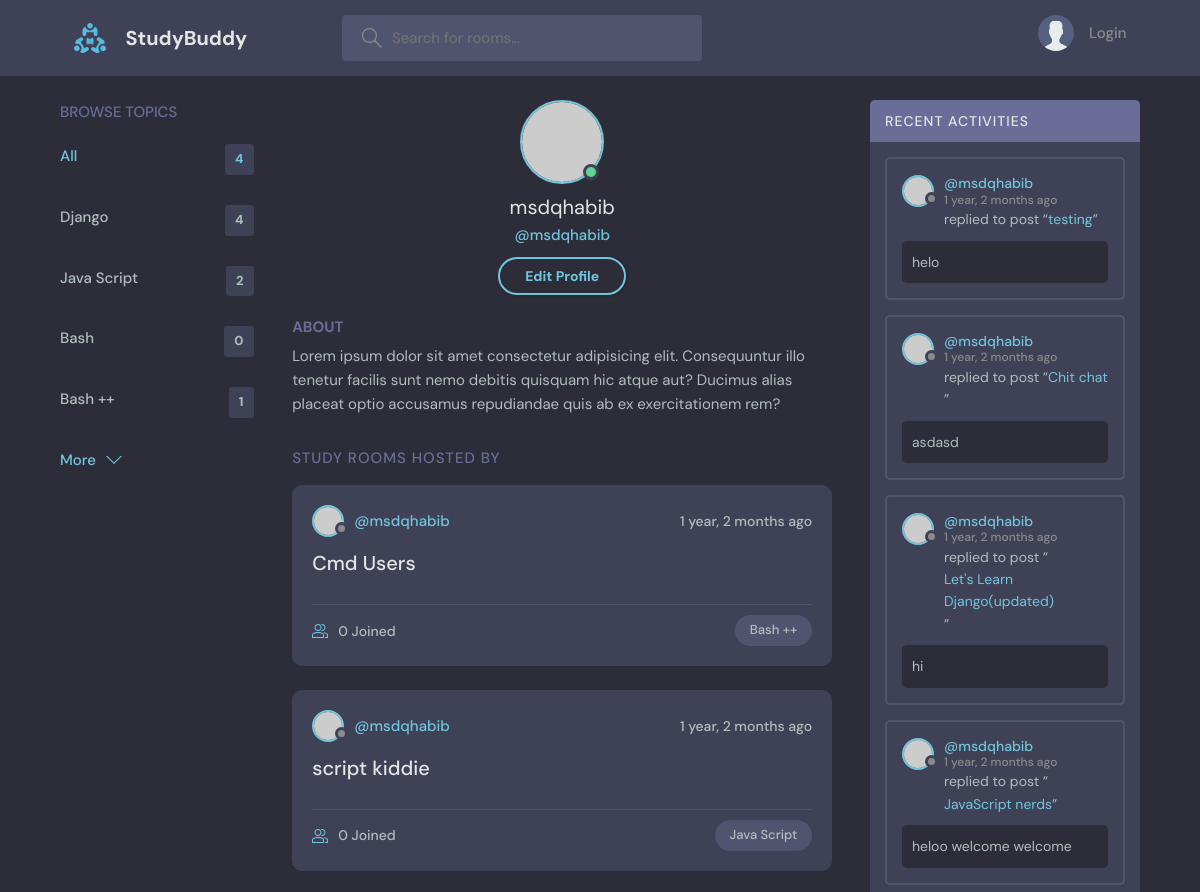
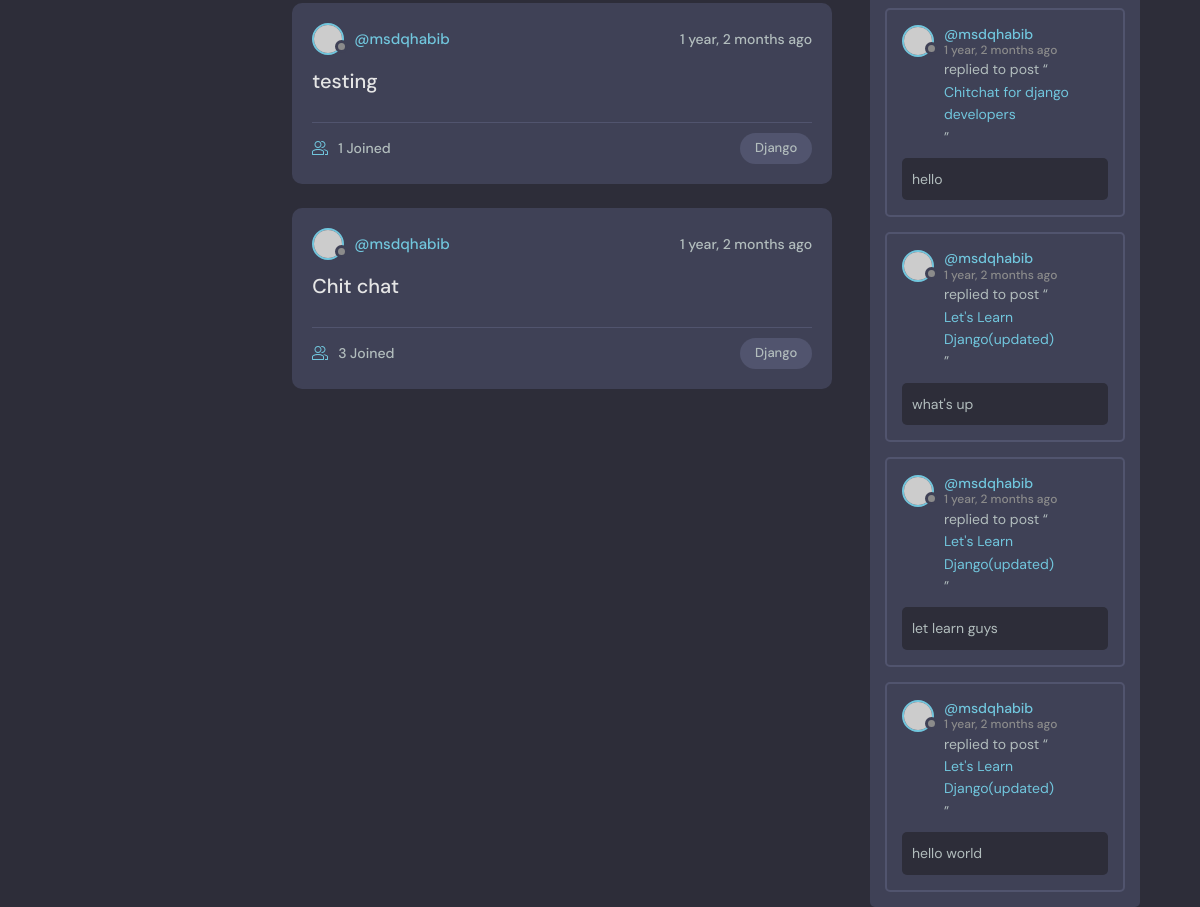
Page /profile/1/ on the committed database (2 pictures, top to bottom).
### base/models.py (models this page shows, shortened)
class Topic(models.Model):
    name = models.CharField(max_length=200)

class Room(models.Model):
    host = models.ForeignKey(User, on_delete=models.SET_NULL,null=True)
    topic = models.ForeignKey(Topic, on_delete=models.SET_NULL,null=True)
    name = models.CharField(max_length=200)
    description = models.TextField(null=True, blank=True)
    participants = models.ManyToManyField(User,related_name='participants',blank=True)
    updated = models.DateTimeField(auto_now=True)#it will take timestamp every single time
    created = models.DateTimeField(auto_now_add=True)#it will take timestamp on one time
    class Meta:
        ordering = ['-updated','-created']
    def __str__(self):
        return self.name

class Message(models.Model):
    user = models.ForeignKey(User, on_delete=models.CASCADE)
    room = models.ForeignKey(Room, on_delete=models.CASCADE)
    body = models.TextField()
    updated = models.DateTimeField(auto_now=True)#it will take timestamp every single time
    created = models.DateTimeField(auto_now_add=True)#it will take timestamp on one time
    class Meta:
        ordering = ['-updated','-created']

### base/views.py (the view)
# urls.py: path('profile/<str:pk>/', views.userProfile, name='user-profile'),
def userProfile(request,pk):
    user = User.objects.get(id=pk)
    topics = Topic.objects.all()
    rooms = user.room_set.all()
    room_message = user.message_set.all()
    context ={'user': user,
              'topics':topics,
              'rooms':rooms,
              'room_message':room_message,
              }
    return render(request, 'base/profile.html', context)

### base/templates/base/profile.html
{% extends 'base.html' %}
{% block content %}
  <main class="profile-page layout layout--3">
    <div class="container">
      {% include 'base/topics_component.html' %}
      <div class="roomList">
        <div class="profile">
          <div class="profile__avatar">
            <div class="avatar avatar--large active">
              <img src="https://randomuser.me/api/portraits/men/11.jpg" />
            </div>
          </div>
          <div class="profile__info">
            <h3>{{user.username}}</h3>
            <p>@{{user.username}}</p>
            <a href="edit-user.html" class="btn btn--main btn--pill">Edit Profile</a>
          </div>
          <div class="profile__about">
            <h3>About</h3>
            <p>
              Lorem ipsum dolor sit amet consectetur adipisicing elit. Consequuntur illo tenetur
              facilis sunt nemo debitis quisquam hic atque aut? Ducimus alias placeat optio
              accusamus repudiandae quis ab ex exercitationem rem?
            </p>
          </div>
        </div>
        <div class="roomList__header">
          <div>
            <h2>Study Rooms Hosted by {{host.username}}</a>
            </h2>
          </div>
        </div>
       {% include 'base/feed_component.html' %}
      </div>
      {% include 'base/activity_component.html'  %}
    </div>
  </main>
{% endblock %}

### templates/base.html (shortened to what this page needs)
{% load static %}
<!DOCTYPE html>
<html lang="en">
  <head>
    <link rel="stylesheet" href="{% static 'css/style.css' %}"" />
  </head>
  <body>
    {% include 'navbar.html' %}
    {% block content %}
    {% endblock %}
  </body>
</html>

### templates/navbar.html (shortened to what this page needs)
{% load static %}
<header class="header header--loggedIn">
    <div class="container">
      <a href="{% url 'home' %}" class="header__logo">
        <img src="{% static 'images/logo.svg' %}" />
        <h1>StudyBuddy</h1>
      </a>
      <form class="header__search" method="GET" action="{% url 'home' %}">
        <label>
          <input name="q" placeholder="Search for rooms..." />
        </label>
      </form>
      <nav class="header__menu">
      {% if request.user.is_authenticated %}
        <div class="header__user">
          <a href="profile.html">
            <div class="avatar avatar--medium active">
              <img src="https://randomuser.me/api/portraits/men/37.jpg" />
            </div>
            <p>{{request.user.username}} <span>@{{request.user.username}}</span></p>
          </a>
          <button class="dropdown-button">
            <svg version="1.1" xmlns="http://www.w3.org/2000/svg" width="32" height="32" viewBox="0 0 32 32">
              <title>chevron-down</title>
              <path d="M16 21l-13-13h-3l16 16 16-16h-3l-13 13z"></path>
            </svg>
          </button>
        </div>
        {% else %}
         <a href="{% url 'login' %}">
          <img src="{% static 'images/avatar.svg' %}" />
          <p>Login</p>
         </a>
        {% endif %}
      </nav>
    </div>
  </header>

### base/templates/base/topics_component.html
 <div class="topics">
  <div class="topics__header">
    <h2>Browse Topics</h2>
  </div>
  <ul class="topics__list">
    <li>
      <a href="{% url 'home' %}" class="active">All <span>{{topics.count}}</span></a>
    </li>
    {% for topic in topics %}
    <li>
      <a href="{% url 'home' %}?q={{topic.name}}">{{topic.name}} <span>{{topic.room_set.all.count}}</span></a>
    </li>
    {% endfor %}
  </ul>
  <a class="btn btn--link" href="topics.html">
    More
    <svg version="1.1" xmlns="http://www.w3.org/2000/svg" width="32" height="32" viewBox="0 0 32 32">
      <title>chevron-down</title>
      <path d="M16 21l-13-13h-3l16 16 16-16h-3l-13 13z"></path>
    </svg>
  </a>
</div>

### base/templates/base/feed_component.html (shortened to what this page needs)
{% for room in rooms %}
<div class="roomListRoom">
    <div class="roomListRoom__header">
      <a href="{% url 'user-profile' room.host.id %}" class="roomListRoom__author">
        <div class="avatar avatar--small">
          <img src="https://randomuser.me/api/portraits/women/11.jpg" />
        </div>
        <span>@{{room.host.username}}</span>
      </a>
      <div class="roomListRoom__actions">
        <span>{{room.created|timesince}} ago</span>
      </div>
    </div>
    <div class="roomListRoom__content">
      <a href="{% url 'room' room.id %}">{{room.name}}</a>
    </div>
    <div class="roomListRoom__meta">
      <a href="{% url 'room' room.id %}" class="roomListRoom__joined">
        {{room.participants.all.count}} Joined
      </a>
      <p class="roomListRoom__topic">{{room.topic.name}}</p>
    </div>
  </div>
{% endfor %}

### base/templates/base/activity_component.html (shortened to what this page needs)
<div class="activities">
  <div class="activities__header">
    <h2>Recent Activities</h2>
  </div>
  {% for message in room_message %}
  <div class="activities__box">
    <div class="activities__boxHeader roomListRoom__header">
      <a href="{% url 'user-profile' message.user.id %}" class="roomListRoom__author">
        <div class="avatar avatar--small">
          <img src="https://randomuser.me/api/portraits/women/11.jpg" />
        </div>
        <p>
          @{{message.user}}
          <span>{{message.created|timesince}} ago</span>
        </p>
      </a>
    </div>
    <div class="activities__boxContent">
      <p>replied to post “<a href="{% url 'room' message.room.id %}">{{message.room}}</a>”</p>
      <div class="activities__boxRoomContent">
        {{message.body}}
      </div>
    </div>
  </div>
{% endfor %}
</div>

### rows in the picture
Topic: name "Django", room_set.all.count "4"
Topic: name "Java Script", room_set.all.count "2"
Topic: name "Bash", room_set.all.count "0"
Topic: name "Bash ++", room_set.all.count "1"
Room: host.username "msdqhabib", created "1 year, 2 months", name "Cmd Users", participants.all.count "0", topic.name "Bash ++"
Room: host.username "msdqhabib", created "1 year, 2 months", name "script kiddie", participants.all.count "0", topic.name "Java Script"
Room: host.username "msdqhabib", created "1 year, 2 months", name "testing", participants.all.count "1", topic.name "Django"
Room: host.username "msdqhabib", created "1 year, 2 months", name "Chit chat", participants.all.count "3", topic.name "Django"
Message: user "msdqhabib", created "1 year, 2 months", room "testing", body "helo"
Message: user "msdqhabib", created "1 year, 2 months", room "Chit chat", body "asdasd"
Message: user "msdqhabib", created "1 year, 2 months", room "Let's Learn Django(updated)", body "hi"
Message: user "msdqhabib", created "1 year, 2 months", room "JavaScript nerds", body "heloo welcome welcome"
Message: user "msdqhabib", created "1 year, 2 months", room "Chitchat for django developers", body "hello"
Message: user "msdqhabib", created "1 year, 2 months", room "Let's Learn Django(updated)", body "what's up"
Message: user "msdqhabib", created "1 year, 2 months", room "Let's Learn Django(updated)", body "let learn guys"
Message: user "msdqhabib", created "1 year, 2 months", room "Let's Learn Django(updated)", body "hello world"

### other values in the picture
{{ topics.count }} "4"
{{ user.username }} "msdqhabib"
